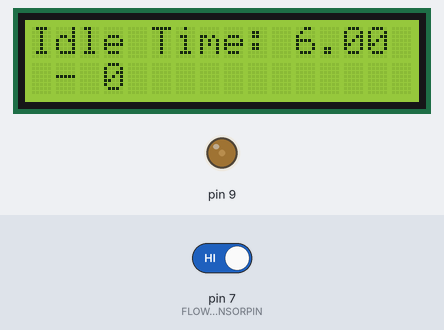
Bench run of a sketch on a simulated Arduino Uno, built with avr-gcc and run on an emulated ATmega328P. Parts: 16×2 character LCD, output pins drawn as LEDs (lit = HIGH). The test bench sets the inputs (shaded band); at power-on: pin 7 (FLOWSENSORPIN) HIGH. Random numbers use the default seed unless the sketch sets one.

Above: at 5.5 s.
5.6 s: pin 7 (FLOWSENSORPIN) driven LOW
At 6.8 s:
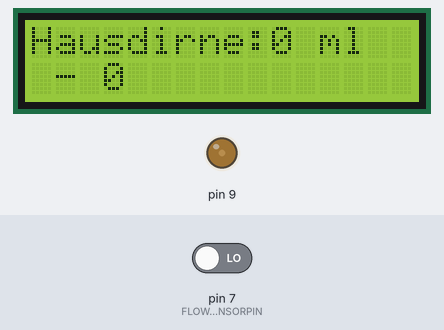
7.1 s: pin 7 (FLOWSENSORPIN) driven HIGH
At 14.4 s:
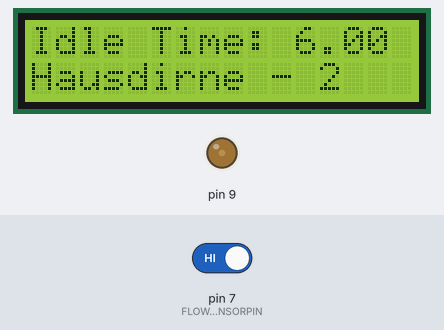
Timing chart, 0 to 14.6 s (numbered marks = the images above; inputs shaded):
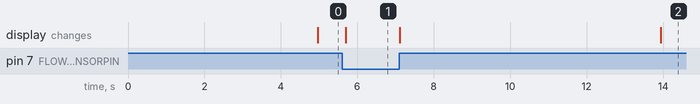

The sketch:

Hau_das_Pissuar_jan28a.ino
```cpp
/**********************************************************
Some nice Intro text that lets you want to piss the hell out of your bladder.
**********************************************************/
#include "LiquidCrystal.h"
LiquidCrystal lcd(12, 11, 5, 4, 3, 2);

// which pin to use for reading the sensor? can use any pin!
#define FLOWSENSORPIN 7

// count how many pulses!
volatile uint16_t pulses = 0;
// track the state of the pulse pin
volatile uint8_t lastflowpinstate;
// you can try to keep time of how long it is between pulses
volatile uint32_t lastflowratetimer = 10;
// and use that to calculate a flow rate
volatile float timer;

// Declare global variables
bool session; // describes if a session is activ or not
String vollname;

int highScore[10] = {}; //stores the highscore
String highPlayer[10] = {}; //stores the highscore

// Calculates miliLiters from the pulses
float mliters = 0;

// Interrupt is called once a millisecond, looks for any pulses from the sensor!
SIGNAL(TIMER0_COMPA_vect) {
  uint8_t x = digitalRead(FLOWSENSORPIN);

  if (x == lastflowpinstate) {
    //lastflowratetimer++;
    return; // nothing changed!
  }

  if (x == HIGH) {
    //low to high transition!
    pulses++;

  }
  lastflowpinstate = x;
  lastflowratetimer = 0;
}

void useInterrupt(boolean v) {
  if (v) {
    // Timer0 is already used for millis() - we'll just interrupt somewhere
    // in the middle and call the "Compare A" function above
    OCR0A = 0xAF;
    TIMSK0 |= _BV(OCIE0A);
  } else {
    // do not call the interrupt function COMPA anymore
    TIMSK0 &= ~_BV(OCIE0A);
  }
}

void setup()
{
   //Serial.begin(9600);
  // Serial.print("Flow sensor test!");
   lcd.begin(16, 2);
   // declare pin 9 to be an output for the contrast:
   pinMode(9, OUTPUT);
   analogWrite(9, 50);

   pinMode(FLOWSENSORPIN, INPUT);
   digitalWrite(FLOWSENSORPIN, HIGH);
   lastflowpinstate = digitalRead(FLOWSENSORPIN);
   useInterrupt(true);
};

void loop()             // run over and over again
{
  //counts the time since the last signal
  lastflowratetimer++;
  timer = (lastflowratetimer/10);  // in seconds

   if (timer == 0)                //Start a session
   {
    gameStart();
   }
   else if (timer == 5)           // End a session
   {
      // save the score to the highscore array
      setHighscore(vollname, mliters);
      session = false;
      pulses = 0;
   }
   else if (timer > 5)            // Starts the Game else stays in Idle mode
   {
    IdleMode();
   }

   delay(100);
};

void IdleMode(){
  showHigh();
  lcd.setCursor(0,0);
  lcd.print("Idle Time: "); lcd.print( timer ); lcd.print("      ");
};

void showHigh()
{
  int i = 0;
  lcd.setCursor(0,1);
  lcd.print("#"+(i+1)+highPlayer[i]+" - "+highScore[i]);
  //i++;
  return;
};

void gameStart()
{
  mliters = pulses *2.556;
  if (session == false)
  {
    vollname = name();
    session = true;
  };
  printLCD(mliters,vollname);
  return;
};

void printLCD(int ergebnis, String vollname)
{
  lcd.setCursor(0,0);
  lcd.print(vollname);
  lcd.setCursor(10,0);
  lcd.print(ergebnis);
  lcd.print(" ml  ");
  delay(100);
  return;
};

void setHighscore(String player, int points)
{
  // http://forum.arduino.cc/index.php?topic=72823.0
  // http://playground.arduino.cc/Code/QueueList
  if (points > highScore[0])
  {
    highScore[0] = points;
    highPlayer[0] = player;
  }
  else if (points > highScore[1])
  {
    highScore[1] = points;
    highPlayer[1] = player;
  }
  else if (points > highScore[2])
  {
    highScore[2] = points;
    highPlayer[2] = player;
  };
}

  // function to determine a random and, not yet implemented, unique name
String name() {
  String vorName[] ={
        "Wurst",
        "Piss",
        "Bier",
        "Teddy",
        "Ochs'",
        "Arsch",
        "Sauf",
        "Haus",
        "Kack",
        "Klein"
      };
  String nachName[] = {
        "meister",
        "knecht",
        "kopf",
        "wurst",
        "bauer",
        "heini",
        "hans",
        "depp",
        "typ",
        "dirne",
        "bär"
      };
  int array1 = random(10);
  int array2 = random(10);
  String vollname = vorName[array1]+nachName[array2];
  return (vollname);

};
```
